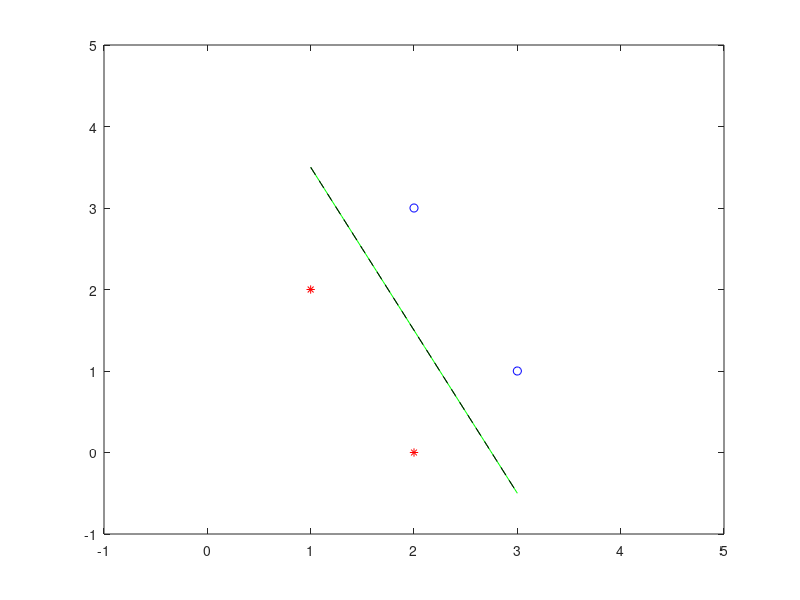
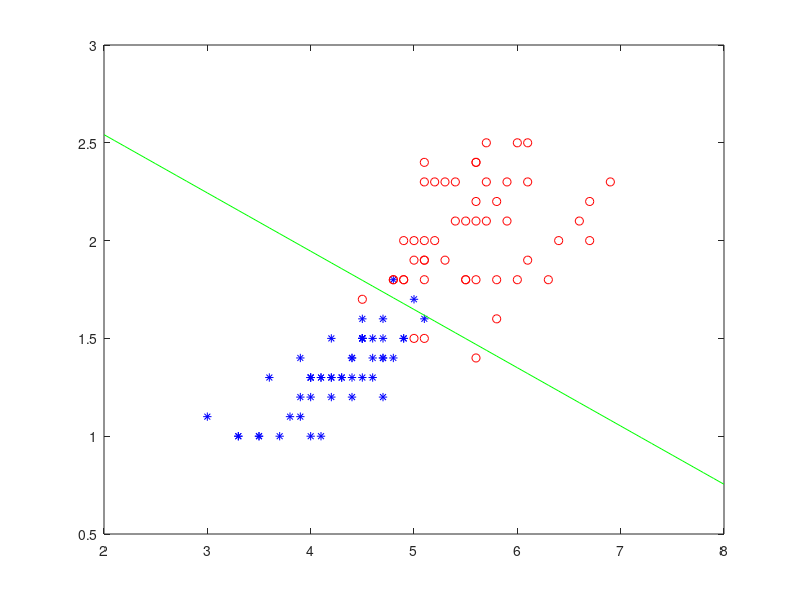
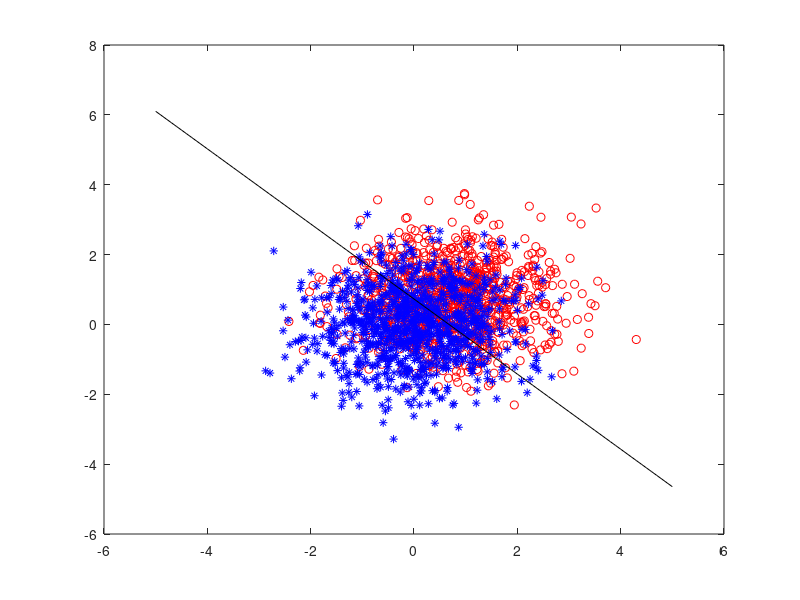
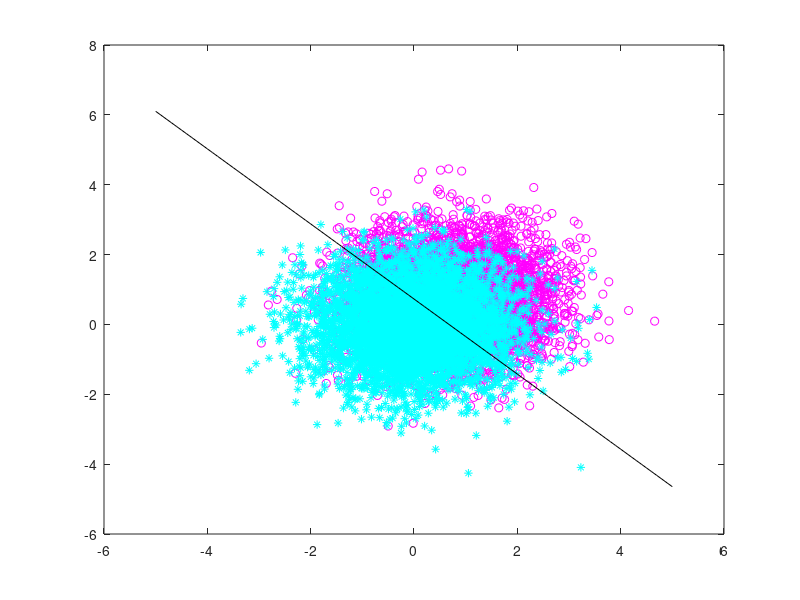

The MATLAB source for these figures, in order:
clc;
clear;
close all;

% STEP 1 %%%%%%%%%%%%%%%%%%%%%%%%%%%%%%%%%%%%%%%%%%%%%%%%%%%%%%%%%%%%%%%%%%
x = [1 2; 2 0; 3 1; 2 3];
X = [ones(4, 1) x];
b = [2; 2; -2; -2];
figure('Name','Step 1','NumberTitle','off'),
axis([-1 5 -1 5]);
plot(x(1:2, 1), x(1:2, 2), 'r*');
hold on;
axis([-1 5 -1 5]);
plot(x(3:4, 1), x(3:4, 2), 'bo');
w = X\b;
hold on,
t = 1:0.1:3;
y = (w(1) + w(2)*t)./(-w(3));
plot(t, y, 'g');
g = X*w;
evu = histc(double([g(1:2)>0; g(3:4)<0]), unique(double([g(1:2)>0; g(3:4)<0])));
if size(evu, 1) == 2
    disp(['Step 1, (a): ', num2str(evu(1)), 'points have not been classified correctly.']);
else
    disp('Step 1, (a): All points have been classified correctly.');
end


b2 = [1; 1; -1; -1];
w2 = X\b2;
hold on,
t = 1:0.1:3;
y2 = (w2(1) + w2(2)*t)./(-w2(3));
plot(t, y2, 'k--');
g2 = X*w2;
evu2 = histc(double([g2(1:2)>0; g2(3:4)<0]), unique(double ...
            ([g2(1:2)>0; g2(3:4)<0])));
if size(evu2, 1) == 2
    disp(['Step 1, (b): ', num2str(evu2(1)), 'points have not been classified correctly.']);
else
    disp('Step 1, (b): All points have been classified correctly.');
end
%%%%%%%%%%%%%%%%%%%%%%%%%%%%%%%%%%%%%%%%%%%%%%%%%%%%%%%%%%%%%%%%%%%%%%%%%%%

% STEP 2 %%%%%%%%%%%%%%%%%%%%%%%%%%%%%%%%%%%%%%%%%%%%%%%%%%%%%%%%%%%%%%%%%%
load fisheriris;
xdata = meas(51:end, 3:4);
N = 100;
XDATA = [ones(N, 1) xdata];
b3 = [ones(50, 1)*2; ones(50, 1)*-2];
figure('Name','Step 2','NumberTitle','off'),
% The first 50 are class=1 and the last 50 are class=2
plot(xdata(1:50, 1), xdata(1:50, 2), 'b*')
hold on;
plot(xdata(51:end, 1), xdata(51:end, 2), 'ro')
w3 = XDATA\b3;
hold on,
t = 2:0.1:8;
y = (w3(1) + w3(2)*t)./(-w3(3));
plot(t, y, 'g');
g3 = XDATA*w3;
evu3 = histc(double([g3(1:N/2)>0; g3((N/2)+1:N)<0]), unique(double ...
            ([g3(1:N/2)>0; g3((N/2)+1:N)<0])));
if size(evu3, 1) == 2
    disp(['Step 2: ', num2str(evu3(1)), ' points have not been classified correctly.']);
else
    disp('Step 2: All points have been classified correctly.');
end
disp (['        Training data set accuracy = ', num2str((1 - (evu3(1))/N)*100), '%']);
%%%%%%%%%%%%%%%%%%%%%%%%%%%%%%%%%%%%%%%%%%%%%%%%%%%%%%%%%%%%%%%%%%%%%%%%%%%

% STEP 3 %%%%%%%%%%%%%%%%%%%%%%%%%%%%%%%%%%%%%%%%%%%%%%%%%%%%%%%%%%%%%%%%%%
TrainSetSize = 1000;
mu0 = [0.7416 0.7416];  % Negative class mean
Sigma = [1 0; 0 1];  % Negative class covariance
R = chol(Sigma);
NTrain = repmat(mu0, TrainSetSize, 1) + randn(TrainSetSize, 2)*R;  % Negative training data set
mu1 = [0 0];  % Positive class mean
Sigma = [1 0; 0 1];  % Positive class covariance
R = chol(Sigma);
PTrain = repmat(mu1, TrainSetSize, 1) + randn(TrainSetSize, 2)*R;  % Positive training data set
figure('Name','Step 3, (a)','NumberTitle','off'),
plot(NTrain(:, 1), NTrain(:, 2), 'ro')
hold on
plot(PTrain(:, 1), PTrain(:, 2), 'b*')

xTrain = [PTrain; NTrain];
X4 = [ones(2*TrainSetSize, 1) xTrain];
b4 = [ones(TrainSetSize, 1)*2; ones(TrainSetSize, 1)*-2];
w4 = X4\b4;
hold on,
t = -5:0.1:5;
y = (w4(1) + w4(2)*t)./(-w4(3));
plot(t, y, 'k');
% Testing the classifier on the training data set
g4 = X4*w4;
evu4 = histc(double([g4(1:TrainSetSize)>0; g4(TrainSetSize+1:end)<0]), ...
             unique(double([g4(1:TrainSetSize)>0; g4(TrainSetSize+1:end)<0])));
if size(evu4, 1) == 2
    disp(['Step 3, (a): ', num2str(evu4(1)), ' points have not been classified correctly.']);
else
    disp('Step 3, (a): All points have been classified correctly.');
end
disp (['        Training data set accuracy = ', num2str((1 - (evu4(1))/(TrainSetSize*2))*100), '%']);


% Creating a new test data set
TestSetSize = 5000;
mu0 = [0.7416 0.7416];
Sigma = [1 0; 0 1];
R = chol(Sigma);
NTest = repmat(mu0, TestSetSize, 1) + randn(TestSetSize, 2)*R; 
mu1 = [0 0];
Sigma = [1 0; 0 1]; 
R = chol(Sigma);
PTest = repmat(mu1, TestSetSize, 1) + randn(TestSetSize, 2)*R;
figure('Name','Step 3, (b)','NumberTitle','off'),
plot(NTest(:, 1), NTest(:, 2), 'mo')
hold on
plot(PTest(:, 1), PTest(:, 2), 'c*')
hold on,
t = -5:0.1:5;
y = (w4(1) + w4(2)*t)./(-w4(3));
plot(t, y, 'k');

% Testing the classifier on the new test data set
g5 = [ones(2*TestSetSize, 1) [PTest; NTest]]*w4;
evu5 = histc(double([g5(1:TestSetSize)>0; g5(TestSetSize+1:end)<0]), ...
             unique(double([g5(1:TestSetSize)>0; g5(TestSetSize+1:end)<0])));
if size(evu4, 1) == 2
    disp(['Step 3, (b): ', num2str(evu5(1)), ' points have not been classified correctly.']);
else
    disp('Step 3, (b): All points have been classified correctly.');
end
disp (['        Test data set accuracy = ', num2str((1 - (evu5(1))/(TestSetSize*2))*100), '%']);

% Repeating the whole process of testing classifier on new test data sets
TestSetSize = 5000;
avgAccuracy = 0;
for i = 1:5
    mu0 = [0.7416 0.7416];
    Sigma = [1 0; 0 1];
    R = chol(Sigma);
    NTest = repmat(mu0, TestSetSize, 1) + randn(TestSetSize, 2)*R; 
    mu1 = [0 0];
    Sigma = [1 0; 0 1]; 
    R = chol(Sigma);
    PTest = repmat(mu1, TestSetSize, 1) + randn(TestSetSize, 2)*R;

    % Testing the classifier on the new test data set
    g6 = [ones(2*TestSetSize, 1) [PTest; NTest]]*w4;
    evu6 = histc(double([g5(1:TestSetSize)>0; g6(TestSetSize+1:end)<0]), ...
                 unique(double([g5(1:TestSetSize)>0; g6(TestSetSize+1:end)<0])));

    if i == 1
        disp(['Step 3, (c): Test data set (1) accuracy = ', ...
            num2str((1 - (evu6(1))/(TestSetSize*2))*100), '%']);
    else
        disp(['             Test data set (', num2str(i), ') accuracy = ', ...
            num2str((1 - (evu6(1))/(TestSetSize*2))*100), '%']);
    end
    avgAccuracy = avgAccuracy + (1 - (evu6(1))/(TestSetSize*2))*100;
    
end
avgAccuracy = avgAccuracy/5;
disp(['             Average accuracy = ', num2str(avgAccuracy), '%']);


% Repeating the whole process of testing classifier on new test data sets
% with small number of data points
TestSetSize = 5;
avgAccuracy2 = 0;
for i = 1:5
    mu0 = [0.7416 0.7416];
    Sigma = [1 0; 0 1];
    R = chol(Sigma);
    NTest = repmat(mu0, TestSetSize, 1) + randn(TestSetSize, 2)*R; 
    mu1 = [0 0];
    Sigma = [1 0; 0 1]; 
    R = chol(Sigma);
    PTest = repmat(mu1, TestSetSize, 1) + randn(TestSetSize, 2)*R;

    % Testing the classifier on the new test data set
    g6 = [ones(2*TestSetSize, 1) [PTest; NTest]]*w4;
    evu6 = histc(double([g5(1:TestSetSize)>0; g6(TestSetSize+1:end)<0]), ...
                 unique(double([g5(1:TestSetSize)>0; g6(TestSetSize+1:end)<0])));

    if i == 1
        disp(['Step 3, (d): Test data set (1) accuracy = ', ...
            num2str((1 - (evu6(1))/(TestSetSize*2))*100), '%']);
    else
        disp(['             Test data set (', num2str(i), ') accuracy = ', ...
            num2str((1 - (evu6(1))/(TestSetSize*2))*100), '%']);
    end
    avgAccuracy2 = avgAccuracy2 + (1 - (evu6(1))/(TestSetSize*2))*100;
    
end
avgAccuracy2 = avgAccuracy2/5;
disp(['             Average accuracy = ', num2str(avgAccuracy2), '%']);
%%%%%%%%%%%%%%%%%%%%%%%%%%%%%%%%%%%%%%%%%%%%%%%%%%%%%%%%%%%%%%%%%%%%%%%%%%%

% STEP 4 %%%%%%%%%%%%%%%%%%%%%%%%%%%%%%%%%%%%%%%%%%%%%%%%%%%%%%%%%%%%%%%%%%
load('BREASTDIAG_UCI_5foldValidationData_NEWFIXEDcorrupt1.mat');
% RareTrain1: positive training set
% MajorTrain1: negative training set
% RareTest1: positive test set
% MajorTest1: negative test set
TrainPSize = size(RareTrain1, 1);
TrainNSize = size(MajorTrain1 , 1);
TestPSize = size(RareTest1, 1);
TestNSize = size(MajorTest1 , 1);
x7 = [RareTrain1; MajorTrain1];
X7 = [ones(TrainPSize+TrainNSize, 1) x7];
b7 = [ones(TrainPSize, 1)*((TrainPSize + TrainNSize)/TrainPSize); ...
      ones(TrainNSize, 1)*-((TrainPSize + TrainNSize)/TrainNSize)];
w7 = X7\b7;
% Testing the classifier on the test data set
g7 = [ones(TestPSize + TestNSize, 1) [RareTest1; MajorTest1]]*w7;
evu7 = histc(double([g7(1:TestPSize)>0; g7(TestPSize+1:end)<0]), ...
             unique(double([g7(1:TestPSize)>0; g7(TestPSize+1:end)<0])));

disp(['Step 4: ', num2str(evu7(1)), ' points have not been classified correctly.']);
disp (['        Test data set accuracy = ', num2str((1 - (evu7(1))/(TestPSize + TestNSize))*100), '%']);
%%%%%%%%%%%%%%%%%%%%%%%%%%%%%%%%%%%%%%%%%%%%%%%%%%%%%%%%%%%%%%%%%%%%%%%%%%%

% STEP 5, to be written...